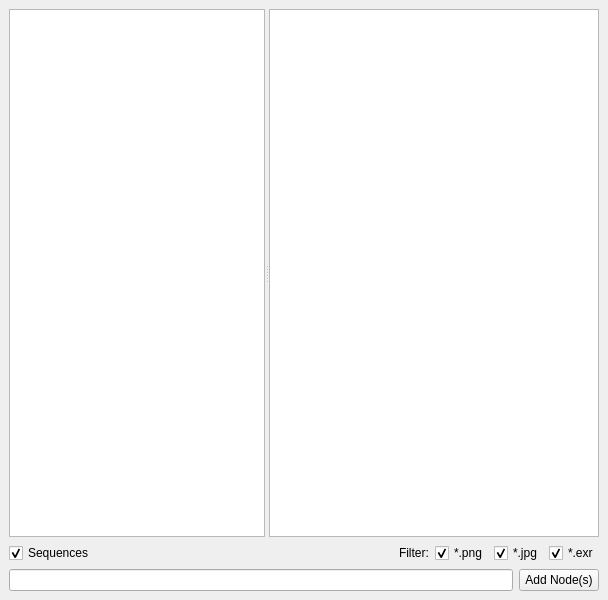
<?xml version="1.0" encoding="UTF-8"?>
<ui version="4.0">
 <class>MainWindow</class>
 <widget class="QMainWindow" name="MainWindow">
  <property name="geometry">
   <rect>
    <x>0</x>
    <y>0</y>
    <width>608</width>
    <height>600</height>
   </rect>
  </property>
  <property name="windowTitle">
   <string>MainWindow</string>
  </property>
  <widget class="QWidget" name="centralwidget">
   <layout class="QVBoxLayout" name="verticalLayout">
    <item>
     <widget class="QSplitter" name="splitter">
      <property name="sizePolicy">
       <sizepolicy hsizetype="Expanding" vsizetype="Expanding">
        <horstretch>0</horstretch>
        <verstretch>0</verstretch>
       </sizepolicy>
      </property>
      <property name="orientation">
       <enum>Qt::Horizontal</enum>
      </property>
      <property name="childrenCollapsible">
       <bool>false</bool>
      </property>
      <widget class="QTreeView" name="dir_view">
       <attribute name="headerMinimumSectionSize">
        <number>32</number>
       </attribute>
      </widget>
      <widget class="QTreeView" name="dir_details">
       <property name="sizePolicy">
        <sizepolicy hsizetype="Expanding" vsizetype="Expanding">
         <horstretch>3</horstretch>
         <verstretch>0</verstretch>
        </sizepolicy>
       </property>
       <property name="dragEnabled">
        <bool>true</bool>
       </property>
       <property name="dragDropMode">
        <enum>QAbstractItemView::DragOnly</enum>
       </property>
       <property name="selectionMode">
        <enum>QAbstractItemView::ExtendedSelection</enum>
       </property>
       <attribute name="headerMinimumSectionSize">
        <number>64</number>
       </attribute>
      </widget>
     </widget>
    </item>
    <item>
     <layout class="QHBoxLayout" name="horizontalLayout">
      <item>
       <widget class="QCheckBox" name="sequences_checkbox">
        <property name="text">
         <string>Sequences</string>
        </property>
        <property name="checked">
         <bool>true</bool>
        </property>
       </widget>
      </item>
      <item>
       <spacer name="horizontalSpacer">
        <property name="orientation">
         <enum>Qt::Horizontal</enum>
        </property>
        <property name="sizeHint" stdset="0">
         <size>
          <width>40</width>
          <height>20</height>
         </size>
        </property>
       </spacer>
      </item>
      <item>
       <widget class="QLabel" name="label">
        <property name="text">
         <string>Filter:</string>
        </property>
       </widget>
      </item>
      <item>
       <widget class="QCheckBox" name="png_checkbox">
        <property name="text">
         <string>*.png</string>
        </property>
        <property name="checked">
         <bool>true</bool>
        </property>
       </widget>
      </item>
      <item>
       <widget class="QCheckBox" name="jpg_checkbox">
        <property name="text">
         <string>*.jpg</string>
        </property>
        <property name="checked">
         <bool>true</bool>
        </property>
       </widget>
      </item>
      <item>
       <widget class="QCheckBox" name="exr_checkbox">
        <property name="text">
         <string>*.exr</string>
        </property>
        <property name="checked">
         <bool>true</bool>
        </property>
       </widget>
      </item>
     </layout>
    </item>
    <item>
     <layout class="QHBoxLayout" name="horizontalLayout_2">
      <item>
       <widget class="QLineEdit" name="line_edit"/>
      </item>
      <item>
       <widget class="QPushButton" name="add_nodes_button">
        <property name="text">
         <string>Add Node(s)</string>
        </property>
       </widget>
      </item>
     </layout>
    </item>
   </layout>
  </widget>
 </widget>
 <resources/>
 <connections/>
</ui>
